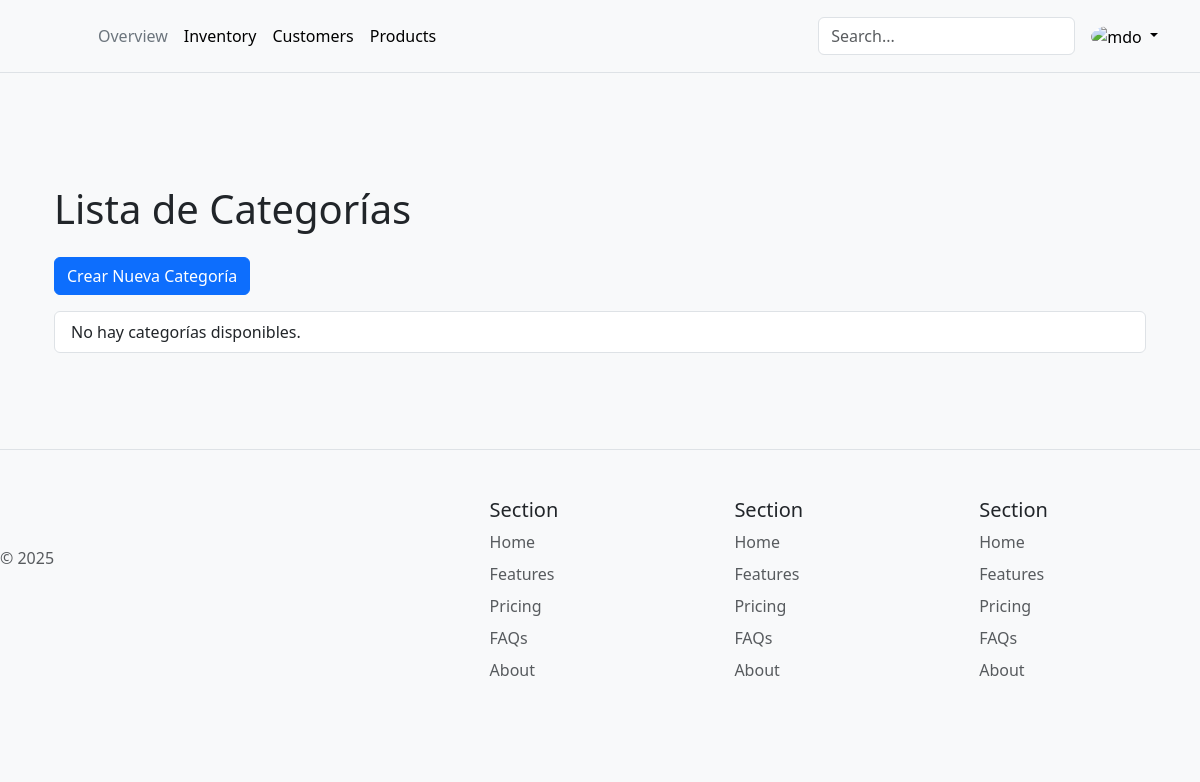
/cajero/, run on an earlier commit of the app's database.
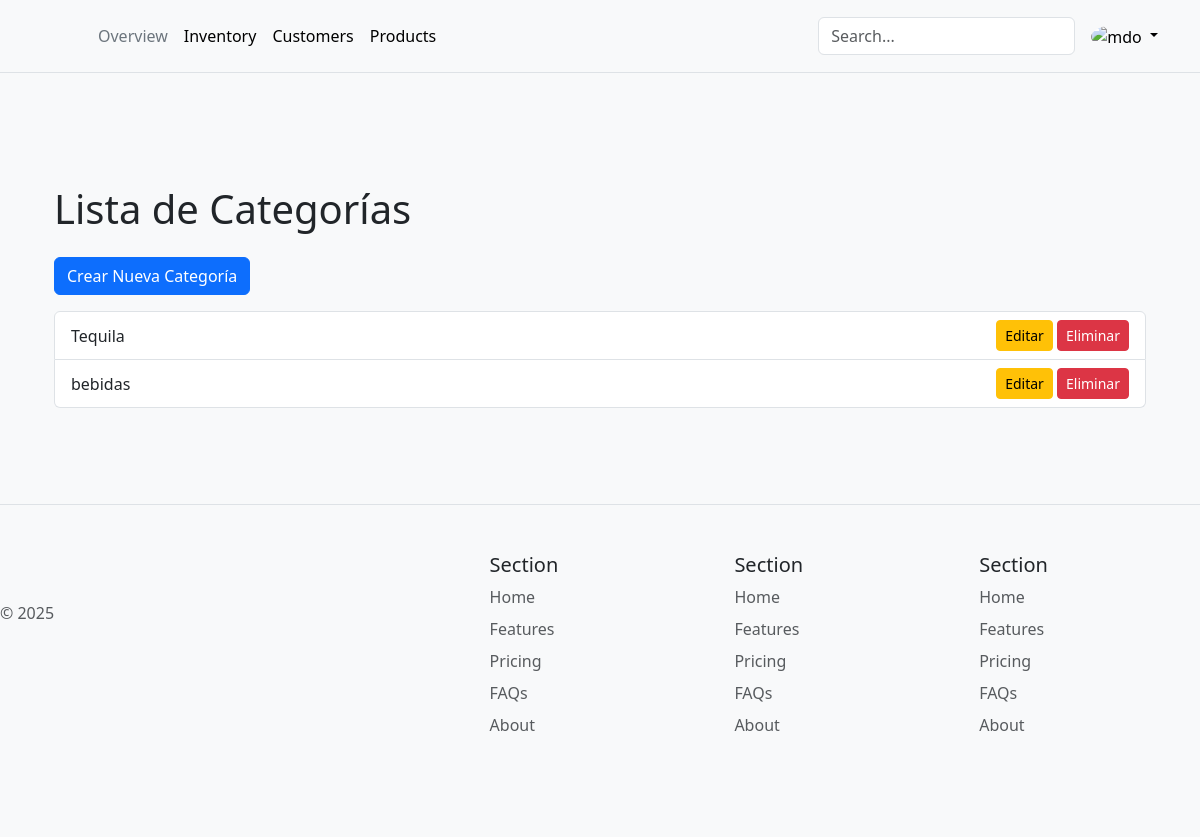
And on a later commit of the database.
### cajero/models.py (models this page shows, shortened)
class Categoria(models.Model):
    idCategoria = models.AutoField(primary_key=True)
    nombre = models.CharField(max_length=100)
    estado = models.BooleanField(default=True)

### cajero/views.py (the view)
# urls.py: path('', views.lista_categorias, name='lista_categorias'),
def lista_categorias(request):
    categorias = Categoria.objects.all()
    return render(request, 'lista.html', {'categorias': categorias})

### cajero/templates/lista.html (shortened to what this page needs)
{% extends 'base.html' %}
{% load crispy_forms_tags static %}
{% block content %}
<div class="container mt-5">
    <h1 class="mb-4">Lista de Categorías</h1>
    <div class="mb-3">
        <a href="{% url 'cajero:crear_categoria' %}" class="btn btn-primary">Crear Nueva Categoría</a>
    </div>
    <ul class="list-group">
        {% for categoria in categorias %}
            <li class="list-group-item d-flex justify-content-between align-items-center">
                {{ categoria.nombre }}
                <div>
                    <a href="{% url 'cajero:editar_categoria' categoria.idCategoria %}" class="btn btn-sm btn-warning">Editar</a>
                    <button type="button" class="btn btn-sm btn-danger" data-bs-toggle="modal" data-bs-target="#modalEliminar{{ categoria.idCategoria }}">
                        Eliminar
                    </button>
                </div>
            </li>
        {% empty %}
            <li class="list-group-item">No hay categorías disponibles.</li>
        {% endfor %}
    </ul>
</div>
{% endblock %}

### templates/base.html (shortened to what this page needs)
<!DOCTYPE html>
<html lang="es">
<head>
    <link
      href="https://cdn.jsdelivr.net/npm/bootstrap@5.3.5/dist/css/bootstrap.min.css"
      rel="stylesheet"
    >
</head>
<body class="bg-light">
    {% include 'includes/header.html' %}
    <main class="container py-5">
        {% block content %}
        {% endblock %}
    </main>
    {% include 'includes/footer.html' %}
</body>
</html>

### templates/includes/header.html (shortened to what this page needs)
<header class="p-3 mb-3 border-bottom">
  <div class="container">
    <div class="d-flex flex-wrap align-items-center justify-content-center justify-content-lg-start">
      <a href="/" class="d-flex align-items-center mb-2 mb-lg-0 link-body-emphasis text-decoration-none">
        <svg class="bi me-2" width="40" height="32" role="img" aria-label="Bootstrap"><use xlink:href="#bootstrap"></use></svg>
      </a>
      <ul class="nav col-12 col-lg-auto me-lg-auto mb-2 justify-content-center mb-md-0">
        <li><a href="#" class="nav-link px-2 link-secondary">Overview</a></li>
        <li><a href="#" class="nav-link px-2 link-body-emphasis">Inventory</a></li>
        <li><a href="#" class="nav-link px-2 link-body-emphasis">Customers</a></li>
        <li><a href="#" class="nav-link px-2 link-body-emphasis">Products</a></li>
      </ul>
      <form class="col-12 col-lg-auto mb-3 mb-lg-0 me-lg-3" role="search">
        <input type="search" class="form-control" placeholder="Search..." aria-label="Search">
      </form>
      <div class="dropdown text-end">
        <a href="#" class="d-block link-body-emphasis text-decoration-none dropdown-toggle" data-bs-toggle="dropdown" aria-expanded="false">
          <img src="https://github.com/mdo.png" alt="mdo" width="32" height="32" class="rounded-circle">
        </a>
      </div>
    </div>
  </div>
</header>

### templates/includes/footer.html
<footer class="row row-cols-1 row-cols-sm-2 row-cols-md-5 py-5 my-5 border-top">
  <div class="col mb-3">
    <a href="/" class="d-flex align-items-center mb-3 link-body-emphasis text-decoration-none" aria-label="Bootstrap">
      <svg class="bi me-2" width="40" height="32" aria-hidden="true"><use xlink:href="#bootstrap"></use></svg>
    </a>
    <p class="text-body-secondary">© 2025</p>
  </div>
  <div class="col mb-3">
  </div>
  <div class="col mb-3">
    <h5>Section</h5>
    <ul class="nav flex-column">
      <li class="nav-item mb-2"><a href="#" class="nav-link p-0 text-body-secondary">Home</a></li>
      <li class="nav-item mb-2"><a href="#" class="nav-link p-0 text-body-secondary">Features</a></li>
      <li class="nav-item mb-2"><a href="#" class="nav-link p-0 text-body-secondary">Pricing</a></li>
      <li class="nav-item mb-2"><a href="#" class="nav-link p-0 text-body-secondary">FAQs</a></li>
      <li class="nav-item mb-2"><a href="#" class="nav-link p-0 text-body-secondary">About</a></li>
    </ul>
  </div>
  <div class="col mb-3">
    <h5>Section</h5>
    <ul class="nav flex-column">
      <li class="nav-item mb-2"><a href="#" class="nav-link p-0 text-body-secondary">Home</a></li>
      <li class="nav-item mb-2"><a href="#" class="nav-link p-0 text-body-secondary">Features</a></li>
      <li class="nav-item mb-2"><a href="#" class="nav-link p-0 text-body-secondary">Pricing</a></li>
      <li class="nav-item mb-2"><a href="#" class="nav-link p-0 text-body-secondary">FAQs</a></li>
      <li class="nav-item mb-2"><a href="#" class="nav-link p-0 text-body-secondary">About</a></li>
    </ul>
  </div>
  <div class="col mb-3">
    <h5>Section</h5>
    <ul class="nav flex-column">
      <li class="nav-item mb-2"><a href="#" class="nav-link p-0 text-body-secondary">Home</a></li>
      <li class="nav-item mb-2"><a href="#" class="nav-link p-0 text-body-secondary">Features</a></li>
      <li class="nav-item mb-2"><a href="#" class="nav-link p-0 text-body-secondary">Pricing</a></li>
      <li class="nav-item mb-2"><a href="#" class="nav-link p-0 text-body-secondary">FAQs</a></li>
      <li class="nav-item mb-2"><a href="#" class="nav-link p-0 text-body-secondary">About</a></li>
    </ul>
  </div>
</footer>

### templates/base.html (style rules this page uses)
:root { --bs-primary: #d39e2e; --bs-primary-rgb: 211,158,46; --bs-body-color: #333; --bs-body-bg: #f9f9f9; }
body { color: var(--bs-body-color); background-color: var(--bs-body-bg) !important; }

What changed in the data, as far as the page shows it:
added Categoria: nombre "Tequila"
added Categoria: nombre "bebidas"
Also different on the page:
text no longer shown: "No hay categorías disponibles."
